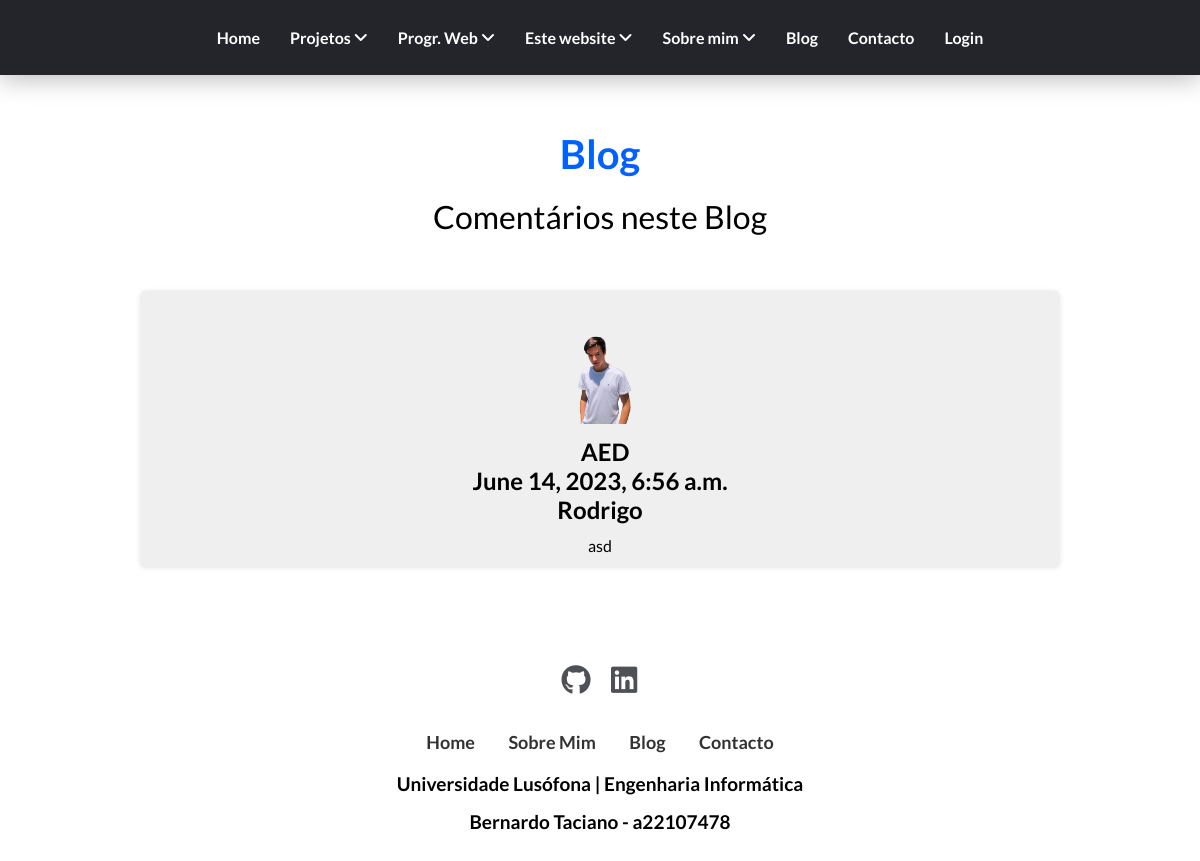
The app's page /blog, older data.
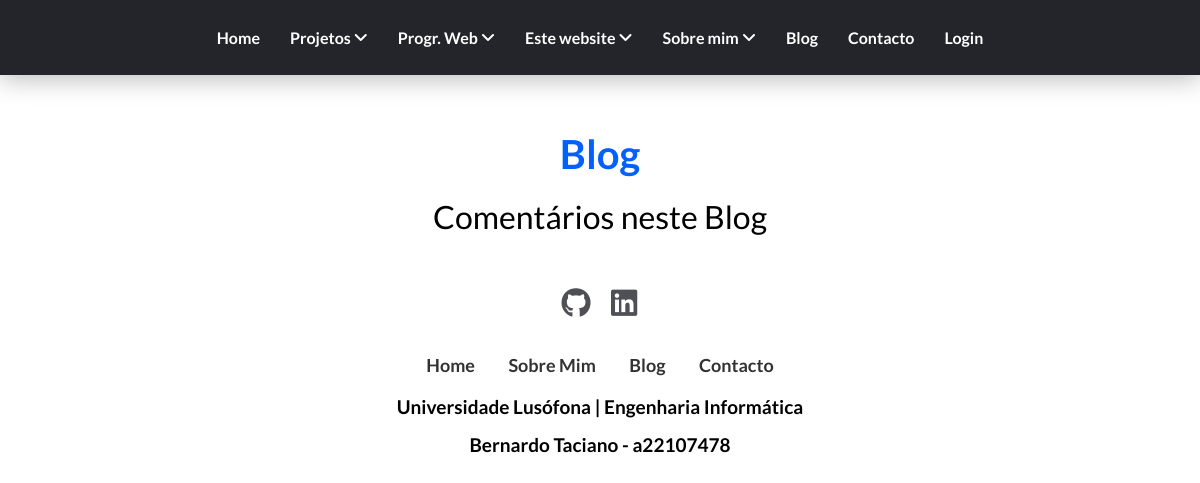
The same page, newer data.
### portfolio/models.py (models this page shows, shortened)
class Post(models.Model):
    titulo = models.CharField(max_length=50)
    autor = models.ForeignKey(Pessoa, on_delete = models.CASCADE, related_name = "autor")
    data = models.DateTimeField(auto_now_add=True)
    descricao = models.TextField(max_length=1000)
    link = models.CharField(max_length=200, blank=True)
    imagem = models.ImageField(upload_to="static/portfolio/images", blank=True)

class Pessoa(models.Model):
    funcao = [
        ('aluno', 'Aluno'),
        ('professor', 'Professor'),
    ]
    nome = models.CharField(max_length=70)
    funcao = models.CharField(choices=funcao, blank=True, default='aluno', max_length=10)
    linkLusofona = models.URLField(max_length = 200, blank=True)
    linkLinkedin = models.URLField(max_length = 200, blank=True)
    def __str__(self):
        return self.nome

### portfolio/views.py (the view)
# urls.py: path('blog', views.blog_view, name='blog'),
def blog_view(request):
    context = {'posts': Post.objects.all()}
    return render(request, 'portfolio/blog.html', context)

### portfolio/templates/portfolio/blog.html (shortened to what this page needs)
{% extends 'portfolio/layout.html' %}
{% load static %}
{% block main %}
    <div class="blogContainer">
        <div class="row">
            <div class="header">
                <h1>Blog</h1>
                <p>Comentários neste Blog</p>
            </div>
                <div class="contentContainer">
                    {% for post in posts %}
                    <div class="card">
                        <img src="{{post.imagem.url}}" style="max-width: 100px;" alt="Blog 1">
                        <h4>{{post.titulo}}</h4>
                        <h2>{{post.data}}</h2>
                        <h2>{{post.autor}}</h2>
                        <p>{{post.descricao}}</p>
                    </div>
                    {% endfor %}
                </div>
        </div>
    </div>
{% endblock %}

Row changes from the older to the newer data that the page shows:
removed Post: imagem (picture), titulo "AED", data "June 14, 2023, 6:56 a.m.", autor "Rodrigo", descricao "asd"
